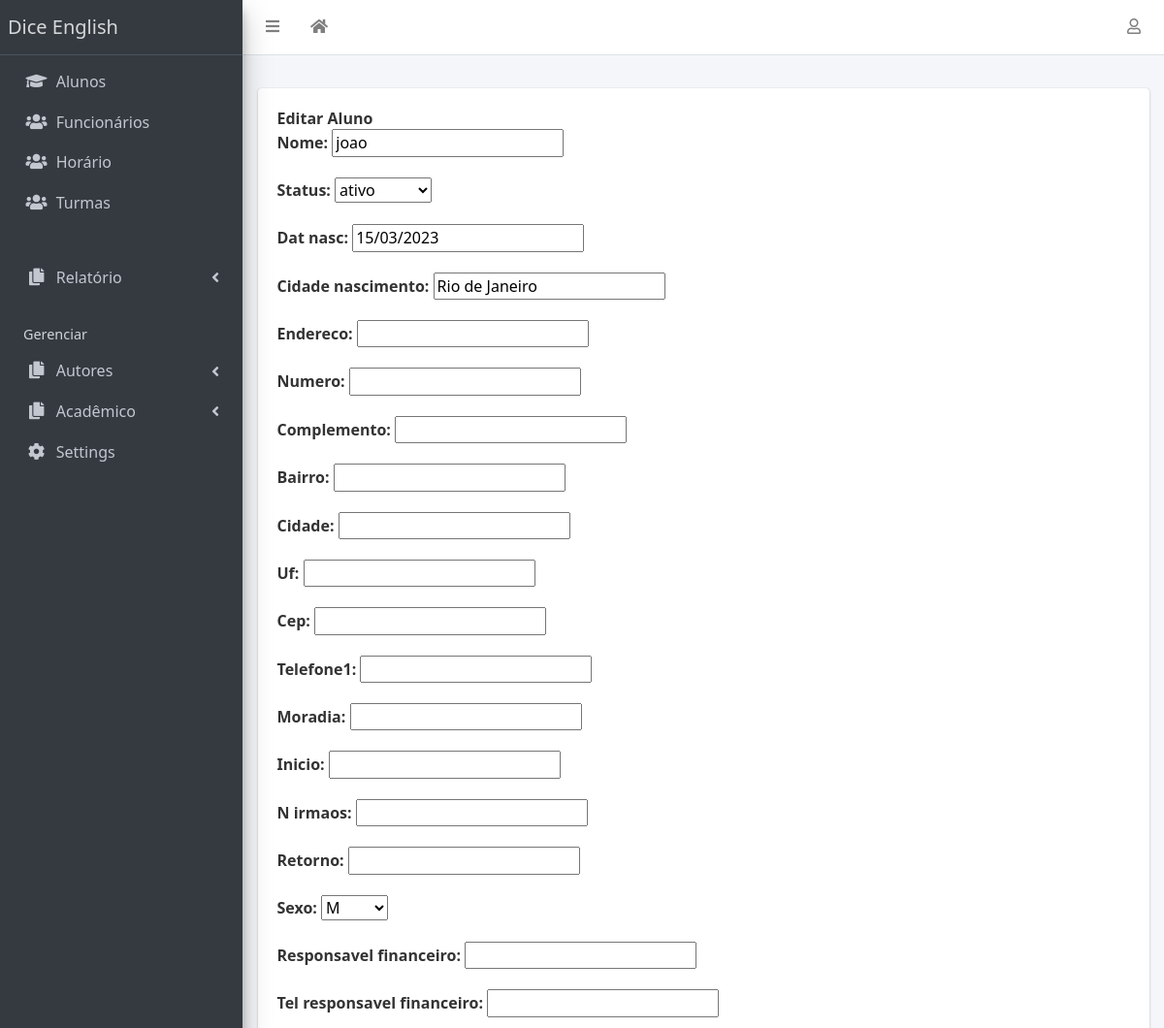
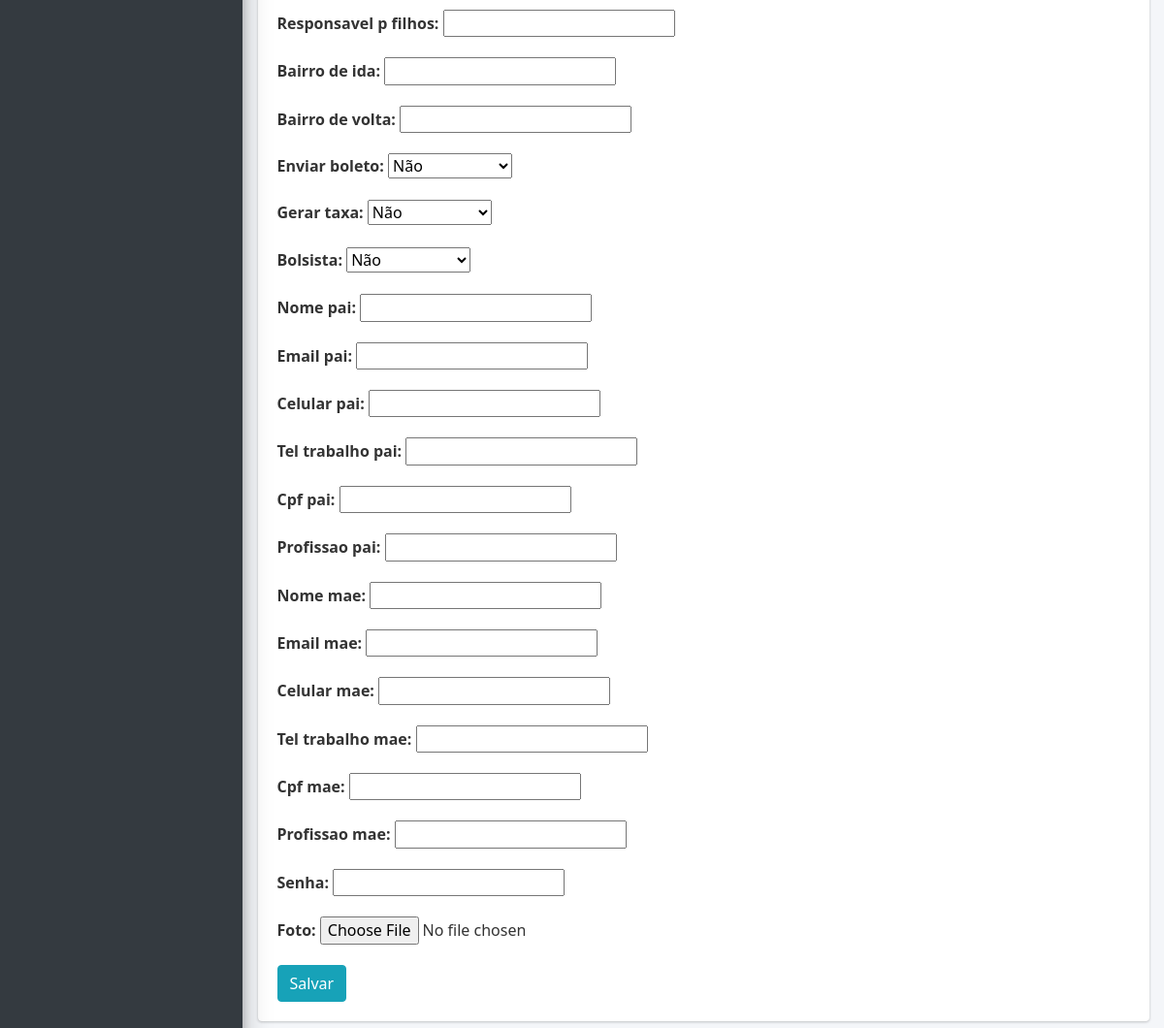
Screenshot of /aluno-update/1 with the database file from the repository (2 pictures, top to bottom).
### academico/models.py (models this page shows, shortened)
class Aluno(models.Model):
    id = models.AutoField(primary_key=True,)
    created_at = models.DateField(auto_now_add=True)
    nome = models.CharField(max_length=100, blank=True, null=True, default='')
    status_choice = (
        ('ativo', 'ativo'),
        ('encerrado', 'encerrado'),
        ('trancado', 'trancado'),
        ('jubilado', 'jubilado'),
        ('cancelado', 'cancelado'),
    )
    status = models.CharField(max_length=100, blank=True, null=True, default='', choices=status_choice)
    dat_nasc = models.DateField( blank=True, null=True, default='')
    mes_nasc_choice = (
        ('01', '01'),
        ('02', '02'),
        ('03', '03'),
        ('04', '04'),
        ('05', '05'),
        ('06', '06'),
        ('07', '07'),
        ('08', '08'),
        ('09', '09'),
        ('10', '10'),
        ('11', '11'),
        ('12', '12'),
    )
    cidade_nascimento = models.CharField(max_length=100, blank=True, null=True, default='')
    endereco = models.CharField(max_length=200, blank=True, null=True, default='')
    numero = models.IntegerField( blank=True, null=True, default='')
    complemento = models.CharField(max_length=100, blank=True, null=True, default='')
    bairro = models.CharField(max_length=100, blank=True, null=True, default='')
    cidade = models.CharField(max_length=100, blank=True, null=True, default='')
    uf = models.CharField(max_length=5, blank=True, null=True, default='')
    cep = models.CharField(max_length=100, blank=True, null=True, default='')
    telefone1 = models.CharField(max_length=20, blank=True, null=True, default='')
    moradia = models.CharField(max_length=100, blank=True, null=True, default='')
    inicio = models.DateField( blank=True, null=True, default='')
    n_irmaos = models.IntegerField( blank=True, null=True, default='')
    retorno = models.DateField( blank=True, null=True, default='')
    sexo_choice = (
        ('M', 'M'),
        ('F', 'F'),
    )
    sexo = models.CharField(max_length=100, blank=True, null=True, default='', choices=sexo_choice)
    responsavel_financeiro = models.CharField(max_length=100, blank=True, null=True, default='')
    tel_responsavel_financeiro = models.CharField(max_length=20, blank=True, null=True, default='')
    responsavel_p_filhos = models.CharField(max_length=100, blank=True, null=True, default='')
    bairro_de_ida = models.CharField(max_length=100, blank=True, null=True, default='')
    bairro_de_volta = models.CharField(max_length=100, blank=True, null=True, default='')
    enviar_boleto = models.BooleanField( blank=True, null=True, default=False)
    gerar_taxa = models.BooleanField( blank=True, null=True, default=False)
    bolsista = models.BooleanField( blank=True, null=True, default=False)
    nome_pai = models.CharField(max_length=100, blank=True, null=True, default='')
    email_pai = models.EmailField(blank=True, null=True, default='')
    celular_pai = models.CharField(max_length=20, blank=True, null=True, default='')
    tel_trabalho_pai = models.CharField(max_length=20, blank=True, null=True, default='')
    cpf_pai = models.CharField(max_length=100, blank=True, null=True, default='')
    profissao_pai = models.CharField(max_length=100, blank=True, null=True, default='')
    nome_mae = models.CharField(max_length=100, blank=True, null=True, default='')
    email_mae = models.EmailField(blank=True, null=True, default='')
    celular_mae = models.CharField(max_length=20, blank=True, null=True, default='')
    tel_trabalho_mae = models.CharField(max_length=20, blank=True, null=True, default='')
    cpf_mae = models.CharField(max_length=100, blank=True, null=True, default='')
    profissao_mae = models.CharField(max_length=100, blank=True, null=True, default='')
    senha = models.CharField(max_length=100, blank=True, null=True, default='')
    foto = models.ImageField(upload_to='images', blank=True, null=True,)

### academico/views.py (the view)
# urls.py: path('aluno-update/<int:id>', views.Aluno().update, name='aluno-update'),
    def update(self, request, id):
        post = models.Aluno.objects.get(id=id)
        form = forms.AlunoForm(request.POST or None, instance=post)
        result = {
            'aluno': post,
            'form': form,
        }
        if request.method == "POST":
            if form.is_valid():
                form.save()
                return redirect('alunos')
        else:
            return render(request, 'aluno_update_form.html', result )

### academico/forms.py
class AlunoForm(ModelForm):
    class Meta:
        model = models.Aluno
        fields = '__all__'

### templates/aluno_update_form.html (shortened to what this page needs)
{% extends 'base.html' %}
{% block main %}
<b> Editar Aluno</b>
<br>
<form action="{% url 'aluno-update' aluno.id %}" method="POST">
    {{ form.as_p }}
    <button class="btn btn-info"
            type="submit">
        Salvar
    </button>
</form>
{% endblock %}

### templates/base.html (style rules this page uses)
body { font-family: "Segoe UI", -apple-system, BlinkMacSystemFont, Roboto, Oxygen-Sans, Ubuntu, Cantarell, "Helvetica Neue", sans-serif; line-height: 1.4; color: #333; background-color: #fff; padding: 0 ; #5vw }

### rows the page displays
Aluno: nome "joao", status "ativo", dat_nasc "15/03/2023", cidade_nascimento "Rio de Janeiro", sexo "M", enviar_boleto "Não", gerar_taxa "Não", bolsista "Não"

### other values shown
{{ school_name | default:"Dice English" }} "Dice English"
